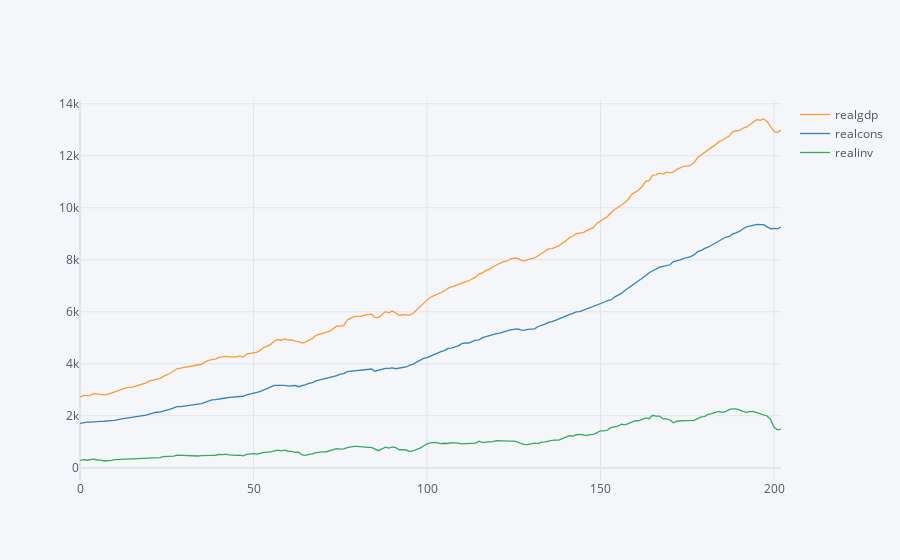

Here is the notebook cell this chart was saved with:
### Code cell
import pandas as pd
from statsmodels.tsa.api import VAR
#import cufflinks as cf

# Load example data
data = pd.read_csv('https://raw.githubusercontent.com/statsmodels/statsmodels/master/statsmodels/datasets/macrodata/macrodata.csv')
data = data[['realgdp', 'realcons', 'realinv']]
data2 = data.dropna()

data = np.log(data).diff().dropna()

data2.iplot()
print(data2)
# Estimate VAR model and covariance matrix
model = VAR(data)
results = model.fit(2)
V = results.resid.cov()

print(model)
# # Compute spillover index
# spillover_index = DY_spillover_index(data.values, V)
# print(f"Spillover index: {spillover_index:.4f}")

### Figure 1 — Plotly figure (JSON) as saved in the notebook; plotly's stock layout.template omitted (floating-point values rounded to 4 significant figures; data arrays with more than 128 entries replaced by an {"elided": "..."} marker saying what was removed)
{"data": [{"line": {"color": "rgba(255, 153, 51, 1.0)", "dash": "solid", "shape": "linear", "width": 1.3}, "mode": "lines", "name": "realgdp", "text": "", "type": "scatter", "x": {"elided": "203 int values"}, "y": {"elided": "203 float values"}}, {"line": {"color": "rgba(55, 128, 191, 1.0)", "dash": "solid", "shape": "linear", "width": 1.3}, "mode": "lines", "name": "realcons", "text": "", "type": "scatter", "x": {"elided": "203 int values"}, "y": {"elided": "203 float values"}}, {"line": {"color": "rgba(50, 171, 96, 1.0)", "dash": "solid", "shape": "linear", "width": 1.3}, "mode": "lines", "name": "realinv", "text": "", "type": "scatter", "x": {"elided": "203 int values"}, "y": {"elided": "203 float values"}}], "layout": {"legend": {"bgcolor": "#F5F6F9", "font": {"color": "#4D5663"}}, "paper_bgcolor": "#F5F6F9", "plot_bgcolor": "#F5F6F9", "title": {"font": {"color": "#4D5663"}}, "xaxis": {"gridcolor": "#E1E5ED", "showgrid": true, "tickfont": {"color": "#4D5663"}, "title": {"font": {"color": "#4D5663"}, "text": ""}, "zerolinecolor": "#E1E5ED"}, "yaxis": {"gridcolor": "#E1E5ED", "showgrid": true, "tickfont": {"color": "#4D5663"}, "title": {"font": {"color": "#4D5663"}, "text": ""}, "zerolinecolor": "#E1E5ED"}}}
